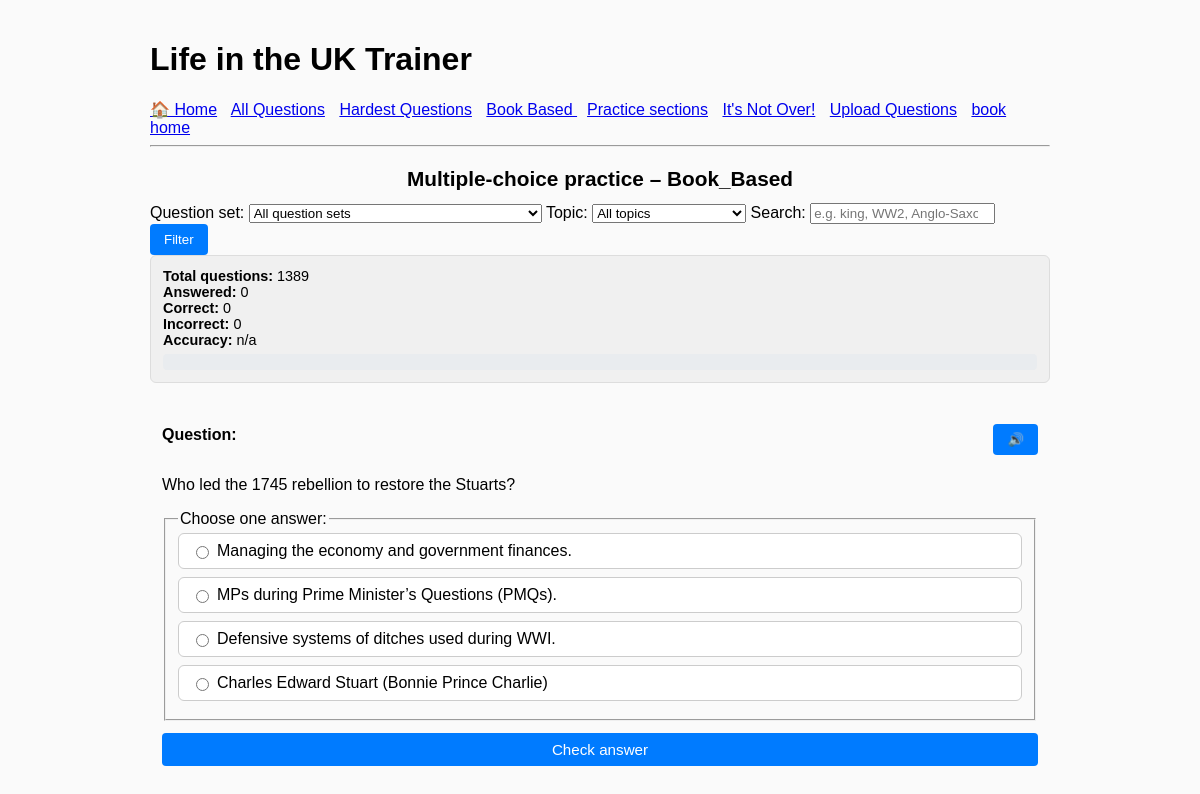
The app's page /quiz/book_based/ with its own data.
### quiz/models.py (models this page shows, shortened)
class Question(models.Model):
    TOPIC_CHOICES = [
        ('history', 'History'),
        ('government', 'Government & Politics'),
        ('culture', 'Culture & Society'),
        ('geography', 'Geography & Places'),
        ('other', 'Other'),
    ]
    CATEGORY_CHOICES = [
        ('book_based', 'Book Based'),
        ('general', 'General'),
        ('hardest', 'Hardest'),
        ('cheatsheet', 'Cheat Sheet'),
        ('common', 'Common Questions'),
    ]
    THEME_CHOICES = [
        ('kings', 'Kings & Queens'),
        ('wars', 'Wars'),
        ('gov', 'Government'),
        ('geo', 'Geography'),
        ('mixed', 'Random'),
        ('other', 'Other'),
    ]
    question_text = models.TextField()
    subcategory = models.CharField(max_length=200, blank=True, null=True)
    answer_text = models.TextField()
    topic = models.CharField(max_length=20, choices=TOPIC_CHOICES, default='other')
    category = models.CharField(max_length=20, choices=CATEGORY_CHOICES, default='general')
    theme = models.CharField(max_length=20, choices=THEME_CHOICES, blank=True, null=True, help_text="(Kings, Wars, Gov...ect)",
    )

### quiz/views.py (the view, shortened to what this page needs)
# urls.py: path('quiz/<str:mode>/', views.mc_quiz, name='quiz_mc'),
def mc_quiz(request, mode):
    current_sub = (request.GET.get("sub") or "").strip() or None
    current_topic = (request.GET.get("topic") or "").strip() or None
    search_query = (request.GET.get("q") or "").strip() or None
    base_qs = _get_question_queryset_for_mode(mode)
    subcategories = (
        base_qs.exclude(subcategory__isnull=True)
              .exclude(subcategory__exact="")
              .values_list("subcategory", flat=True)
              .distinct()
              .order_by("subcategory")
    )
    qs = base_qs
    if current_sub:
        qs = qs.filter(subcategory=current_sub)
    if current_topic:
        qs = qs.filter(topic=current_topic)
    if search_query:
        qs = qs.filter(
            Q(question_text__icontains=search_query) |
            Q(answer_text__icontains=search_query) |
            Q(subcategory__icontains=search_query)
        )
    total = qs.count()
    question = None
    choices = []
    selected = None
    is_correct = None
    seed = None
    counter_key_correct = f"mc_correct_{mode}"
    counter_key_incorrect = f"mc_incorrect_{mode}"
    if counter_key_correct not in request.session:
        request.session[counter_key_correct] = 0
    if counter_key_incorrect not in request.session:
        request.session[counter_key_incorrect] = 0
    if request.method == "POST" and "reset_stats" in request.POST:
        if request.user.is_authenticated and request.user.is_staff:
            request.session[counter_key_correct] = 0
            request.session[counter_key_incorrect] = 0
            request.session.modified = True
        return redirect("quiz_mc", mode=mode)
    def build_choices_with_seed(q, seed_value: int):
        rng = random.Random(seed_value)
        correct_raw = (q.answer_text or "").strip()
        question_text = (q.question_text or "").strip()
        norm_answer = correct_raw.lower().strip(" .!?")
        def is_true_false_question() -> bool:
            qt = question_text.lower()
            return qt.startswith("true or false") or norm_answer in ("true", "false")
        year_match = re.search(r"(1[0-9]{3}|20[0-9]{2})s?", correct_raw)
        year_num = int(year_match.group(1)) if year_match else None
        correct = correct_raw
        pool = list(Question.objects.exclude(id=q.id))
        candidates = []
        for obj in pool:
            text = (obj.answer_text or "").strip()
            if text and text != correct:
                candidates.append(text)
        candidates = sorted(
            candidates,
            key=lambda t: abs(len(t) - len(correct))
        )
        near = candidates[:20]
        rng.shuffle(near)
        distractors = []
        for d in near:
            d = d.strip()
            if d and d not in distractors and d != correct:
                distractors.append(d)
            if len(distractors) == 3:
                break
        extra_pool = [
            (obj.answer_text or "").strip()
            for obj in pool
            if (obj.answer_text or "").strip() not in distractors
            and (obj.answer_text or "").strip() != correct
        ]
        rng.shuffle(extra_pool)
        for d in extra_pool:
            distractors.append(d)
            if len(distractors) == 3:
                break
        options = [correct] + distractors[:3]
        seen = set()
        dedup = []
        for o in options:
            if o not in seen:
                dedup.append(o)
                seen.add(o)
        options = dedup
        rng.shuffle(options)
        return options
    if total > 0:
        if request.method == "POST" and "next" in request.POST:
            question = random.choice(list(qs))
            seed = random.randint(1, 10_000_000)
            choices = build_choices_with_seed(question, seed)
        else:
            question = random.choice(list(qs))
            seed = random.randint(1, 10_000_000)
            choices = build_choices_with_seed(question, seed)
    correct_count = request.session.get(counter_key_correct, 0)
    incorrect_count = request.session.get(counter_key_incorrect, 0)
    answered = correct_count + incorrect_count
    accuracy = round(correct_count * 100 / answered) if answered > 0 else None
    progress_percent = (
        min(round(answered * 100 / total), 100) if (total > 0 and answered > 0) else 0
    )
    topic_choices = Question.TOPIC_CHOICES  # for dropdown
    return render(request, "quiz/mc_quiz.html", {
        "mode": mode,
        "question": question,
        "choices": choices,
        "selected": selected,
        "is_correct": is_correct,
        "seed": seed,
        "total": total,
        "correct_count": correct_count,
        "incorrect_count": incorrect_count,
        "answered": answered,
        "accuracy": accuracy,
        "progress_percent": progress_percent,
        "subcategories": subcategories,
        "current_sub": current_sub,
        "current_topic": current_topic,
        "topic_choices": topic_choices,
        "search_query": search_query,
    })

### quiz/views.py (called while the page is built)
def _get_question_queryset_for_mode(mode: str):
    mode = (mode or "").strip().lower()
    if mode == "all":
        return Question.objects.all()
    if mode == "practice":
        return Question.objects.filter(
            category__in=["general", "common", "hardest"]
        )
    category_keys = {key for key, _ in Question.CATEGORY_CHOICES}
    if mode in category_keys:
        return Question.objects.filter(category=mode)
    topic_keys = {key for key, _ in Question.TOPIC_CHOICES}
    if mode in topic_keys:
        return Question.objects.filter(topic=mode)
    return Question.objects.none()

### templates/quiz/mc_quiz.html (shortened to what this page needs)
{% extends "quiz/base.html" %}
{% block content %}
<h2 class="page-title">Multiple-choice practice – {{ mode|title }}</h2>
{% if subcategories %}
  <form method="get" class="filter-bar">
    <label>
      Question set:
      <select name="sub" onchange="this.form.submit()">
        <option value="" {% if not current_sub %}selected{% endif %}>All question sets</option>
      </select>
    </label>
    <label>
      Topic:
      <select name="topic" onchange="this.form.submit()">
        <option value="" {% if not current_topic %}selected{% endif %}>All topics</option>
      </select>
    </label>
    <label>
      Search:
      <input
        type="search"
        name="q"
        value="{{ request.GET.q }}"
        placeholder="e.g. king, WW2, Anglo-Saxon">
    </label>
    <button type="submit">Filter</button>
  </form>
{% endif %}
<div class="stats-box">
  <div><strong>Total questions:</strong> {{ total }}</div>
  <div><strong>Answered:</strong> {{ answered }}</div>
  <div><strong>Correct:</strong> {{ correct_count }}</div>
  <div><strong>Incorrect:</strong> {{ incorrect_count }}</div>
  <div>
    <strong>Accuracy:</strong>
    {% if accuracy %}{{ accuracy }}%{% else %}n/a{% endif %}
  </div>
  <div class="progress-container" aria-label="Progress">
  </div>
</div>
{% if question %}
  <div id="quiz-block" class="quiz-block">
    <div class="question-header">
      <p><strong>Question:</strong></p>
      <button type="button"
              class="reader-btn"
              onclick="speakElement('qa-read')">
        🔊
      </button>
    </div>
    <div id="qa-read">
      <p id="question-text">{{ question.question_text|linebreaksbr }}</p>
      <form method="post" class="quiz-form">
        <fieldset>
          <legend>Choose one answer:</legend>
          {% for opt in choices %}
            <label class="option-pill
                  {% if selected and not is_correct and opt == question.answer_text %} option-correct{% endif %}">
              <input type="radio"
                    name="choice"
                    value="{{ opt }}"
                    {% if selected %}disabled{% endif %}>
              <span class="option-text">{{ opt|linebreaksbr }}</span>
            </label>
          {% endfor %}
        </fieldset>
        {% if not selected %}
          <button type="submit" class="btn btn-primary btn-full">
            Check answer
          </button>
        {% endif %}
      </form>
    </div>
  </div>
{% else %}
  <p>No questions available for this mode. Try uploading some first.</p>
{% endif %}
{% endblock %}

### quiz/static/quiz/style.css (style rules this page uses)
.page-title { font-size: 1.3rem; text-align: center; margin-bottom: 0.75rem; }
.stats-box { font-size: 0.9rem; padding: 0.75rem; border-radius: 8px; background: #f5f5f5; margin-bottom: 1rem; }
.progress-container { margin-top: 0.5rem; width: 100%; height: 8px; border-radius: 999px; background: #ddd; overflow: hidden; }
.btn { display: inline-block; padding: 0.5rem 0.75rem; border-radius: 6px; border: none; text-decoration: none; text-align: center; font-size: 0.95rem; cursor: pointer; }
.btn-primary { background: #0077cc; color: #fff; }
.stats-box { border: 1px solid #ddd; border-radius: 6px; padding: 0.75rem; margin-bottom: 1rem; font-size: 0.9rem; background: #f9f9f9; }
.progress-container { margin-top: 0.5rem; width: 100%; height: 6px; background: #e1e1e1; border-radius: 3px; overflow: hidden; }
.quiz-block { border-radius: 6px; padding: 0.75rem; }
.question-header { display: flex; align-items: center; justify-content: space-between; }
.option-pill { display: flex; align-items: center; padding: 0.5rem 0.75rem; border-radius: 6px; border: 1px solid #ccc; margin-bottom: 0.5rem; cursor: pointer; background: #fff; }
.option-pill input[type="radio"] { margin-right: 0.5rem; }
.btn-full { display: block; width: 100%; text-align: center; margin-top: 0.75rem; }
.btn-primary { background: #1976d2; color: #fff; border: none; padding: 0.6rem 0.9rem; border-radius: 4px; }

### templates/quiz/base.html (style rules this page uses)
body { font-family: Arial, sans-serif; max-width: 900px; margin: 0 auto; padding: 20px; background: #fafafa; }
.stats-box { background: #f0f0f0; padding: 12px; margin-bottom: 15px; border-radius: 6px; border: 1px solid #ddd; }
.progress-container { background: #e9ecef; border-radius: 4px; overflow: hidden; height: 16px; margin-top: 6px; }
button, .btn { padding: 8px 14px; background: #007bff; border: none; border-radius: 4px; color: white; cursor: pointer; text-decoration: none; }
.reader-btn { margin-top: 10px; }

### records on screen
Question: question_text "Who led the 1745 rebellion to restore the Stuarts?", choices "Charles Edward Stuart (Bonnie Prince Charlie)"
Question: choices "Managing the economy and government finances."
Question: choices "MPs during Prime Minister’s Questions (PMQs)."
Question: choices "Defensive systems of ditches used during WWI."

### other values on screen
{{ mode|title }} "Book_Based"
{{ total }} "1389"
{{ answered }} "0"
{{ correct_count }} "0"
{{ incorrect_count }} "0"
